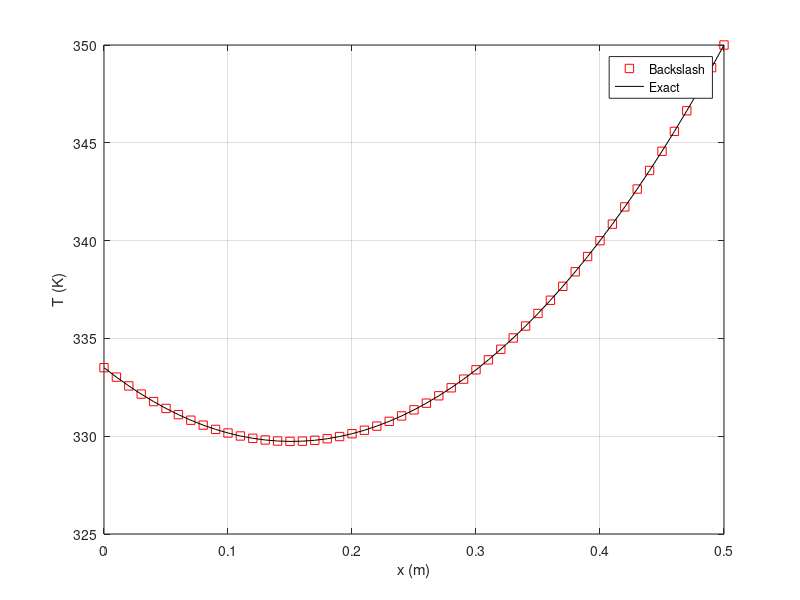
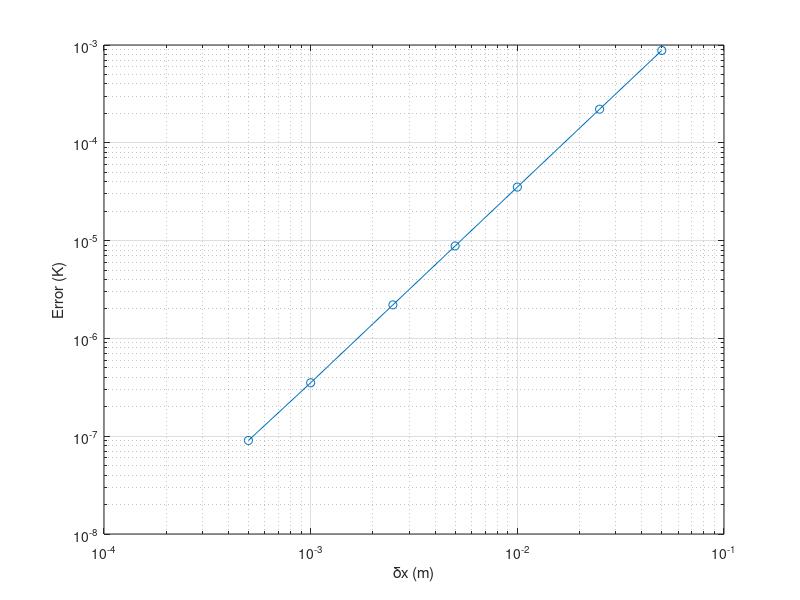

Source code (MATLAB) for these figures, in order:
clear all
close all
clc

L=0.5;
lamda=100; n=51;
qa=5000; Tb=350;
c=4;
Sc=10; Sp=-20*(1+c);

% Generate Grid
x0=linspace(0,L,n);
dx=L/(n-1); DxB=dx/2;
Dx=dx;

% Matrices
A=zeros(n,n);
B=zeros(n,1);

% BCs
A(1,1)=(lamda/dx)-Sp*DxB; A(1,2)=-lamda/dx; B(1)=Sc*DxB+qa;

A(n,n)=1; B(n)=Tb;

% Fill A and B
for i=2:n-1
    A(i,i-1)=-lamda/dx; 
    A(i,i)=(2*lamda/dx)-Sp*Dx;
    A(i,i+1)=-lamda/dx;
    B(i)=Sc*Dx;
end

T=A\B;
plot(x0,T,'rs'); xlabel('x (m)'); ylabel('T (K)'); grid on
hold on

mu1=sqrt(-(Sp/lamda));
mu2=-mu1;
c1=(Tb+(qa/(lamda*mu2))*exp(mu2*L)+(Sc/Sp))/(exp(mu1*L)-(mu1/mu2)*exp(mu2*L));
c2=(-(qa/lamda)-c1*mu1)/mu2;
Tteo=c1*exp(mu1*x0)+c2*exp(mu2*x0)-(Sc/Sp);

plot(x0,Tteo,'k-'); legend('Backslash','Exact')

error=mean(abs(T-Tteo'))

% Calculating Error for different values of n
n=[11 21 51 101 201 501 1001];

for j=1:numel(n)
    x0=linspace(0,L,n(j));
    dx=L/(n(j)-1); Dx=dx; DxB=Dx/2;
    A=zeros(n(j),n(j));
    B=zeros(n(j),1);
    A(1,1)=(lamda/dx)-Sp*DxB; A(1,2)=-lamda/dx;
    A(n(j),n(j))=1;
    B(1)=Sc*DxB+qa;
    B(n(j))=Tb;
    for i=2:n(j)-1
        A(i,i-1)=-lamda/dx; 
        A(i,i)=(2*lamda/dx)-Sp*Dx;
        A(i,i+1)=-lamda/dx;
        B(i)=Sc*Dx;
    end
    T=A\B;
    Tteo=c1*exp(mu1*x0)+c2*exp(mu2*x0)-(Sc/Sp);
    error(j)=mean(abs(T-Tteo'));
end
dx=L./(n-1);
figure
loglog(dx,error,'o-');
xlabel('\deltax (m)'); ylabel('Error (K)'); grid on
